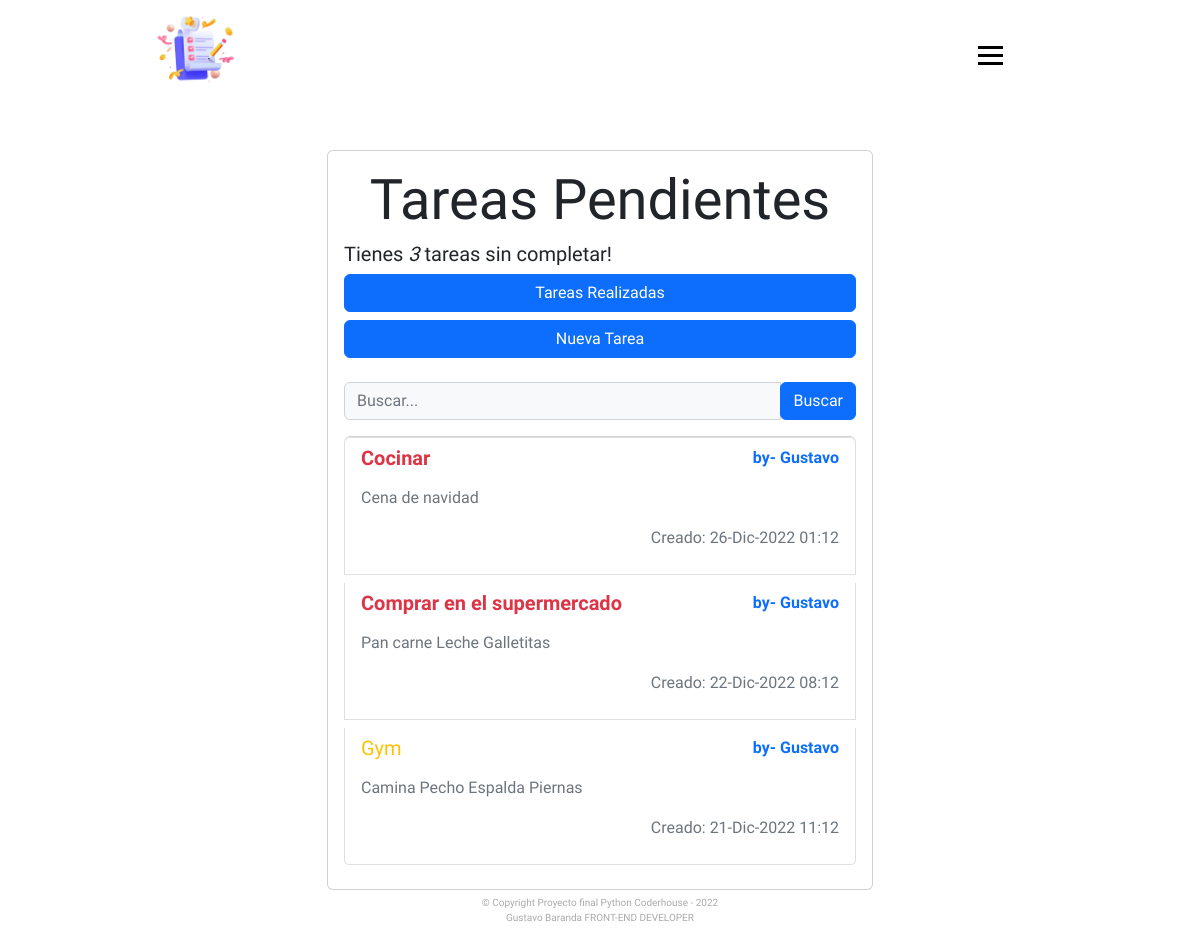
The page /tasks/ (signed in) on the database its author committed.
### App/models.py (models this page shows, shortened)
class Tasks(models.Model):
    title = models.CharField( max_length = 100 )
    description = models.TextField( blank = True )
    created = models.DateTimeField( auto_now_add = True )
    datecompleted = models.DateTimeField( null = True, blank = True )
    important = models.BooleanField( default = True )
    user = models.ForeignKey( User, on_delete = models.CASCADE )

### App/views.py (the view)
# urls.py: path('tasks/', tasks, name='tasks'),
@login_required
def tasks(request):
    search_input = request.POST.get('buscar')
    tasks = Tasks.objects.filter( user = request.user,
    datecompleted__isnull = True,  ).order_by('-created')
    tasks_completed = Tasks.objects.filter( user = request.user,
    datecompleted__isnull = True )
    print(search_input)
    if search_input:
        tasks = Tasks.objects.filter( user = request.user,
        datecompleted__isnull = True, title__startswith = search_input ).order_by('-created')
    return render(request, 'App/tasks.html', {
        'tasks' : tasks,
        'tasks_completed' : tasks_completed,
        'count' : tasks.filter( datecompleted__isnull = True ).count(),
        'search_input' : search_input
    })

### App/templates/App/tasks.html (shortened to what this page needs)
{% extends 'App/base.html' %}
{% block content %}
<main class="container main">
  <div class="row">
    <div class="col-md-6 offset-md-3">
      <div class="card card-body">
        {% if count == 0 and tasks_completed %}
          <h1 class="text-center display-4">Tareas Pendientes</h1>
          <h5>Aun no tienes tareas registradas, puedes registrar una en Nueva Tarea!</h5>
          <a class="btn btn-primary mb-2" href="{% url 'tasks_completed' %}">Tareas Realizadas</a>
          <a class="btn btn-primary mb-2" href="{% url 'create_tasks' %}">Nueva Tarea</a>
        {% elif tasks_completed %}
          <h1 class="text-center display-4">Tareas Pendientes</h1>
          <h5>Tienes <i>{{count}}</i> tarea{{ count|pluralize:"s" }} sin completar!</h5>
          <a class="btn btn-primary mb-2" href="{% url 'tasks_completed' %}">Tareas Realizadas</a>
          <a class="btn btn-primary mb-2" href="{% url 'create_tasks' %}">Nueva Tarea</a>
        {% elif count == 0 and not tasks_completed %}
          <h1 class="text-center display-4">Tareas Realizadas</h1>
          <h5>Aun no tienes tareas Realizadas!</h5>
          <a class="btn btn-primary mb-2" href="{% url 'tasks' %}">Tareas Pendientes</a>
          <a class="btn btn-primary mb-2" href="{% url 'create_tasks' %}">Nueva Tarea</a>
        {% else %}
          <h1 class="text-center display-4">Tareas Realizadas</h1>
          <h5>Tienes <i>{{count}}</i> tarea{{ count|pluralize:"s" }} completadas!</h5>
          <a class="btn btn-primary mb-2" href="{% url 'tasks' %}">Tareas Pendientes</a>
          <a class="btn btn-primary mb-2" href="{% url 'create_tasks' %}">Nueva Tarea</a>
        {% endif %}
        <form  class="d-sm-inline-block form-inline mr-auto ml-md-3 my-2 my-md-0 mw-100 navbar-search pt-3 pb-3" method="POST">
          <div class="input-group">
              <input type="text" class="form-control bg-light border-1 small" placeholder="Buscar..." name="buscar" value="{{ request.POST.buscar }}">
              <div class="input-group-append">
                  <button class="btn btn-primary" type="submit"> Buscar</button>
              </div>
          </div>
        </form>
        <ul class="list-group">
          {% for task in tasks %}
          <a class="list-group-item mb-2" href="{% url 'tasks_detail' task.id %}">
            <header class="d-flex justify-content-between">
              {% if task.important %}
              <h5 class="fw-bold text-danger">{{task.title}}</h5>
              {% else %}
              <h5 class="text-warning">{{task.title}}</h5>
              {% endif %}
              <p class="text-primary fw-bold">by- {{task.user.username}}</p>
            </header>
            <p class="text-secondary">{{task.description}}</p>
            <p class="text-end fs-6 text-muted">Creado: {{task.created | date:'j-M-Y h:m'}}</p>
          </a>
          {% endfor %}
        </ul>
      </div>
    </div>
  </div>
</main>
{% endblock %}

### App/static/css/style.css (style rules this page uses)
* { padding: 0; margin: 0; text-decoration: none !important; box-sizing: border-box; font-family: Heebo; scroll-behavior: smooth; }
body { width: 100%; min-height: 100vh; }
.main { padding-top: 150px; min-height: 100vh; }

### rows shown on the page
Tasks: title "Cocinar", user.username "Gustavo", description "Cena de navidad", created "26-Dic-2022 01:12"
Tasks: title "Comprar en el supermercado", user.username "Gustavo", description "Pan carne Leche Galletitas", created "22-Dic-2022 08:12"
Tasks: title "Gym", user.username "Gustavo", description "Camina Pecho Espalda Piernas", created "21-Dic-2022 11:12"

### other values the page prints
{{ count }} "3"
